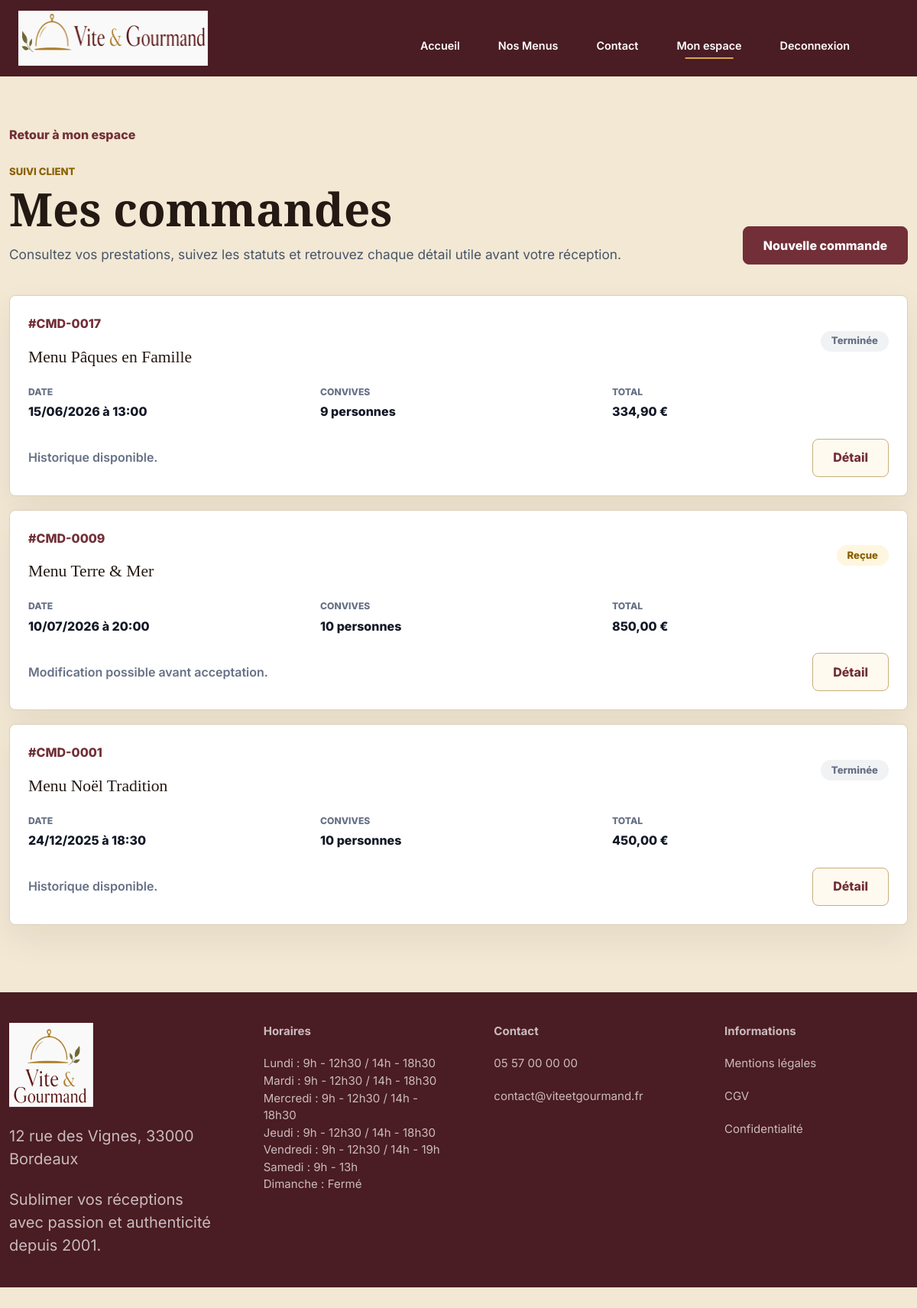
/commandes (signed in), run on the app's committed database.
### tables this page shows
CREATE TABLE `commandes` (
    `id_commande` INT UNSIGNED NOT NULL AUTO_INCREMENT,
    `id_utilisateur` INT UNSIGNED NOT NULL,
    `id_menu` INT UNSIGNED NOT NULL,
    `date_commande` DATETIME DEFAULT CURRENT_TIMESTAMP,
    `date_prestation` DATE NOT NULL,
    `heure_livraison` TIME NOT NULL,
    `adresse_livraison` VARCHAR(255) NOT NULL,
    `code_postal_livraison` VARCHAR(10) NOT NULL DEFAULT '33000',
    `ville_livraison` VARCHAR(80) NOT NULL,
    `distance_km` DECIMAL(6,2) DEFAULT 0,
    `commentaire_client` TEXT NULL,
    `nombre_personnes` INT UNSIGNED NOT NULL,
    `prix_menu` DECIMAL(10,2) NOT NULL,
    `remise` DECIMAL(10,2) DEFAULT 0,
    `prix_livraison` DECIMAL(10,2) DEFAULT 0,
    `prix_total` DECIMAL(10,2) NOT NULL,
    `statut_actuel` VARCHAR(40) NOT NULL DEFAULT 'en_attente',
    `materiel_prete` BOOLEAN DEFAULT FALSE,
    `materiel_retourne` BOOLEAN DEFAULT FALSE,
    `mode_contact_modification` VARCHAR(20) NULL,
    `motif_annulation` TEXT NULL,
    CONSTRAINT `pk_commandes`
        PRIMARY KEY (`id_commande`),
    INDEX `idx_commandes_id_utilisateur` (`id_utilisateur`),
    INDEX `idx_commandes_id_menu` (`id_menu`),
    INDEX `idx_commandes_statut_actuel` (`statut_actuel`),
    INDEX `idx_commandes_date_prestation` (`date_prestation`),
    CONSTRAINT `fk_commandes_utilisateurs`
        FOREIGN KEY (`id_utilisateur`)
        REFERENCES `utilisateurs` (`id_utilisateur`)
        ON DELETE RESTRICT,
    CONSTRAINT `fk_commandes_menus`
        FOREIGN KEY (`id_menu`)
        REFERENCES `menus` (`id_menu`)
        ON DELETE RESTRICT,
    CONSTRAINT `chk_commandes_distance_km`
        CHECK (`distance_km` >= 0),
    CONSTRAINT `chk_commandes_nombre_personnes`
        CHECK (`nombre_personnes` > 0),
    CONSTRAINT `chk_commandes_prix_menu`
        CHECK (`prix_menu` >= 0),
    CONSTRAINT `chk_commandes_remise`
        CHECK (`remise` >= 0),
    CONSTRAINT `chk_commandes_prix_livraison`
        CHECK (`prix_livraison` >= 0),
    CONSTRAINT `chk_commandes_prix_total`
        CHECK (`prix_total` >= 0),
    CONSTRAINT `chk_commandes_mode_contact_modification`
        CHECK (
            `mode_contact_modification` IS NULL
            OR `mode_contact_modification` IN ('gsm', 'email')
        ),
    CONSTRAINT `chk_commandes_statut_actuel`
        CHECK (
            `statut_actuel` IN (
                'en_attente',
                'acceptee',
                'en_preparation',
                'en_cours_de_livraison',
                'livre',
                'en_attente_retour_materiel',
                'terminee',
                'annulee'
            )
        )
);

CREATE TABLE `menus` (
    `id_menu` INT UNSIGNED NOT NULL AUTO_INCREMENT,
    `id_regime` INT UNSIGNED NOT NULL,
    `id_theme` INT UNSIGNED NOT NULL,
    `titre` VARCHAR(120) NOT NULL,
    `description` TEXT NOT NULL,
    `conditions` TEXT NOT NULL,
    `nombre_personnes_minimum` INT UNSIGNED NOT NULL,
    `prix_minimum` DECIMAL(10,2) NOT NULL,
    `stock_disponible` INT UNSIGNED DEFAULT 0,
    `actif` BOOLEAN DEFAULT TRUE,
    `created_at` DATETIME DEFAULT CURRENT_TIMESTAMP,
    `updated_at` DATETIME NULL,
    CONSTRAINT `pk_menus`
        PRIMARY KEY (`id_menu`),
    INDEX `idx_menus_id_regime` (`id_regime`),
    INDEX `idx_menus_id_theme` (`id_theme`),
    INDEX `idx_menus_catalogue_filters` (`actif`, `id_theme`, `id_regime`, `prix_minimum`),
    INDEX `idx_menus_nombre_personnes_minimum` (`nombre_personnes_minimum`),
    CONSTRAINT `fk_menus_regimes`
        FOREIGN KEY (`id_regime`)
        REFERENCES `regimes` (`id_regime`)
        ON DELETE RESTRICT,
    CONSTRAINT `fk_menus_themes`
        FOREIGN KEY (`id_theme`)
        REFERENCES `themes` (`id_theme`)
        ON DELETE RESTRICT,
    CONSTRAINT `chk_menus_nombre_personnes_minimum`
        CHECK (`nombre_personnes_minimum` > 0),
    CONSTRAINT `chk_menus_prix_minimum`
        CHECK (`prix_minimum` >= 0),
    CONSTRAINT `chk_menus_stock_disponible`
        CHECK (`stock_disponible` >= 0)
);

### app/Core/BaseController.php (called while the page is built, shortened)
<?php
abstract class BaseController
{
    protected function view(string $view, array $data = []): void
    {
        $layoutPath = dirname(__DIR__) . '/Views/layouts/main.php';
        $data = $this->withSharedViewData($data);
        extract($data, EXTR_SKIP);
        require $layoutPath;
    }
    protected function e(mixed $value): string
    {
        return Security::escape($value);
    }
    private function withSharedViewData(array $data): array
    {
        if (!array_key_exists('footerScheduleLines', $data) && !$this->isBackOfficeRequest()) {
            $data['footerScheduleLines'] = $this->footerScheduleLines();
        }
        return $data;
    }
    private function footerScheduleLines(): array
    {
        try {
            $schedules = (new ScheduleModel())->findAll();
        } catch (Throwable) {
            return $this->fallbackFooterScheduleLines();
        }
        $dayLabels = [
            1 => 'Lundi',
            2 => 'Mardi',
            3 => 'Mercredi',
            4 => 'Jeudi',
            5 => 'Vendredi',
            6 => 'Samedi',
            7 => 'Dimanche',
        ];
        $lines = [];
        foreach ($schedules as $schedule) {
            $day = (int) ($schedule['jour_semaine'] ?? 0);
            $lines[] = $dayLabels[$day] . ' : ' . $this->formatScheduleSlots($schedule);
        }
        return $lines === [] ? $this->fallbackFooterScheduleLines() : $lines;
    }
    private function formatScheduleSlots(array $schedule): string
    {
        if ((int) ($schedule['ferme'] ?? 0) === 1) {
            return 'Fermé';
        }
        $slots = [];
        $morning = $this->formatScheduleSlot($schedule['ouverture_matin'] ?? null, $schedule['fermeture_matin'] ?? null);
        $afternoon = $this->formatScheduleSlot($schedule['ouverture_apres_midi'] ?? null, $schedule['fermeture_apres_midi'] ?? null);
        if ($morning !== null) {
            $slots[] = $morning;
        }
        if ($afternoon !== null) {
            $slots[] = $afternoon;
        }
        return $slots === [] ? 'Sur demande' : implode(' / ', $slots);
    }
    private function formatScheduleSlot(mixed $opening, mixed $closing): ?string
    {
        $openingTime = $this->formatScheduleTime($opening);
        $closingTime = $this->formatScheduleTime($closing);
        if ($openingTime === '' || $closingTime === '') {
            return null;
        }
        return $openingTime . ' - ' . $closingTime;
    }
    private function formatScheduleTime(mixed $time): string
    {
        $value = trim((string) $time);
        if ($value === '') {
            return '';
        }
        if (!preg_match('/^(\d{1,2}):(\d{2})/', $value, $matches)) {
            return $value;
        }
        $hours = (int) $matches[1];
        $minutes = (string) $matches[2];
        return $minutes === '00' ? $hours . 'h' : $hours . 'h' . $minutes;
    }
    private function isBackOfficeRequest(): bool
    {
        $currentPath = parse_url($_SERVER['REQUEST_URI'] ?? '/', PHP_URL_PATH) ?: '/';
        return str_starts_with($currentPath, '/admin') || str_starts_with($currentPath, '/employe');
    }
}

### app/Controllers/OrderController.php (called while the page is built, shortened)
<?php
final class OrderController extends BaseController
{
    public function index(): void
    {
        $userId = $this->authenticatedUserId();
        $orderModel = new OrderModel();
        $this->view('orders/index', [
            'pageTitle' => 'Mes commandes - Vite & Gourmand',
            'bodyClass' => 'page-client page-client-orders',
            'orders' => $orderModel->findForUser($userId),
            'statusLabels' => $orderModel->statusLabels(),
        ]);
    }
    private function authenticatedUserId(): int
    {
        $userId = Session::userId();
        return $userId;
    }
}

### public/index.php (called while the page is built, shortened)
<?php
$router = new Router();
$router->dispatch(
    $_SERVER['REQUEST_METHOD'] ?? 'GET',
    parse_url($_SERVER['REQUEST_URI'] ?? '/', PHP_URL_PATH) ?: '/'
);

### config/database.php (called while the page is built, shortened)
<?php
return [
    'default' => getenv('DB_CONNECTION') ?: 'mysql',
    'connections' => [
        'mysql' => [
            'driver' => 'mysql',
            'host' => getenv('DB_HOST') ?: 'localhost',
            'port' => getenv('DB_PORT') ?: '3306',
            'database' => getenv('DB_NAME') ?: 'vite_gourmand',
            'username' => getenv('DB_USER') ?: 'root',
            'password' => getenv('DB_PASSWORD') ?: '',
            'charset' => 'utf8mb4',
            'options' => [
                \PDO::ATTR_ERRMODE => \PDO::ERRMODE_EXCEPTION,
                \PDO::ATTR_DEFAULT_FETCH_MODE => \PDO::FETCH_ASSOC,
                \PDO::ATTR_EMULATE_PREPARES => false,
                \PDO::ATTR_STRINGIFY_FETCHES => false,
                \PDO::ATTR_PERSISTENT => false,
            ],
        ],
    ],
];

### app/Core/Database.php (called while the page is built, shortened)
<?php
final class Database
{
    public function getConnection(): PDO
    {
        $config = $this->config ?: require dirname(__DIR__, 2) . '/config/database.php';
        $mysql = $config['connections']['mysql'];
        $dsn = sprintf(
            'mysql:host=%s;port=%s;dbname=%s;charset=%s',
            $mysql['host'],
            $mysql['port'],
            $mysql['database'],
            $mysql['charset']
        );
        $this->connection = new PDO(
            $dsn,
            $mysql['username'],
            $mysql['password'],
            $mysql['options']
        );
        return $this->connection;
    }
}

### app/Core/BaseModel.php (called while the page is built, shortened)
<?php
abstract class BaseModel
{
    protected function pdo(): PDO
    {
        $this->database ??= new Database();
        return $this->database->getConnection();
    }
}

### app/Models/OrderModel.php (called while the page is built, shortened)
<?php
final class OrderModel extends BaseModel
{
    public function findForUser(int $userId): array
    {
        $sql = <<<SQL
            SELECT
                c.*,
                m.titre AS menu_titre,
                a.id_avis AS avis_id,
                a.statut AS avis_statut
            FROM commandes c
            INNER JOIN menus m ON m.id_menu = c.id_menu
            LEFT JOIN avis a ON a.id_commande = c.id_commande
            WHERE c.id_utilisateur = :user_id
            ORDER BY c.date_commande DESC, c.id_commande DESC
        SQL;
        $statement = $this->pdo()->prepare($sql);
        $statement->execute(['user_id' => $userId]);
        return $statement->fetchAll();
    }
}

### app/Core/Security.php (called while the page is built, shortened)
<?php
final class Security
{
    public static function escape(mixed $value): string
    {
        return htmlspecialchars((string) $value, ENT_QUOTES | ENT_SUBSTITUTE, 'UTF-8');
    }
}

### app/Views/orders/index.php (the view, shortened to what this page needs)
<?php
$formatDate = static fn (mixed $value): string => $value === null || $value === '' ? '' : date('d/m/Y', strtotime((string) $value));
?>
<section class="client-page client-orders-page">
    <div class="container client-container">
        <a class="client-back-link" href="/mon-compte">Retour à mon espace</a>
        <header class="client-hero client-hero-split">
            <div>
                <p class="client-kicker">Suivi client</p>
                <h1>Mes commandes</h1>
                <span>Consultez vos prestations, suivez les statuts et retrouvez chaque détail utile avant votre réception.</span>
            </div>
            <a class="client-button client-button-primary" href="/commandes/creation">Nouvelle commande</a>
        </header>
        <?php if ($orders === []): ?>
            <article class="client-card client-empty-state">
                <h2>Aucune commande pour le moment</h2>
                <p>Choisissez un menu pour créer votre première demande de prestation.</p>
                <a class="client-button client-button-primary" href="/menus">Choisir un menu</a>
            </article>
        <?php else: ?>
            <div class="client-orders-list">
                <?php foreach ($orders as $order): ?>
                    <?php $status = (string) $order['statut_actuel']; ?>
                    <article class="client-order-row">
                        <div class="client-order-row-main">
                            <div>
                                <p class="client-order-id">#CMD-<?= str_pad((string) (int) $order['id_commande'], 4, '0', STR_PAD_LEFT) ?></p>
                                <h2><?= $this->e($order['menu_titre']) ?></h2>
                            </div>
                            <span class="client-status-badge status-<?= $this->e($status) ?>"><?= $this->e($statusLabels[$status] ?? $status) ?></span>
                        </div>
                        <dl class="client-order-row-meta">
                            <div>
                                <dt>Date</dt>
                                <dd><?= $this->e($formatDate($order['date_prestation'])) ?> à <?= $this->e(substr((string) $order['heure_livraison'], 0, 5)) ?></dd>
                            </div>
                            <div>
                                <dt>Convives</dt>
                                <dd><?= (int) $order['nombre_personnes'] ?> personnes</dd>
                            </div>
                            <div>
                                <dt>Total</dt>
                                <dd><?= number_format((float) $order['prix_total'], 2, ',', ' ') ?> €</dd>
                            </div>
                        </dl>
                        <div class="client-order-row-actions">
                            <?php if ($status === 'en_attente'): ?>
                                <span>Modification possible avant acceptation.</span>
                            <?php elseif ($status === 'terminee' && empty($order['avis_id'])): ?>
                                <span>Avis disponible après prestation.</span>
                            <?php else: ?>
                                <span>Historique disponible.</span>
                            <?php endif; ?>
                            <a class="client-button client-button-secondary" href="/commandes/<?= (int) $order['id_commande'] ?>">Détail</a>
                        </div>
                    </article>
                <?php endforeach; ?>
            </div>
        <?php endif; ?>
    </div>
</section>

### app/Core/Router.php (shortened to what this page needs)
<?php
final class Router
{
    private array $routes = [];
    public function dispatch(string $method, string $path): void
    {
        $method = strtoupper($method);
        $path = $this->normalizePath($path);
        foreach ($this->routes[$method] ?? [] as $route) {
            if (preg_match($route['pattern'], $path, $matches) !== 1) {
                continue;
            }
            $parameters = [];
            $this->callHandler($route['handler'], $parameters);
            return;
        }
    }
    private function callHandler(array $handler, array $parameters = []): void
    {
        [$controllerClass, $action] = $handler;
        $controller = new $controllerClass();
        $controller->{$action}(...$parameters);
    }
    private function addRoute(string $method, string $path, array $handler, array $middlewares = []): void
    {
        $normalizedPath = $this->normalizePath($path);
        $this->routes[strtoupper($method)][] = [
            'path' => $normalizedPath,
            'pattern' => $this->compilePattern($normalizedPath),
            'parameters' => $this->extractParameterNames($normalizedPath),
            'handler' => $handler,
            'middlewares' => $middlewares,
        ];
    }
    private function normalizePath(string $path): string
    {
        $normalizedPath = '/' . trim($path, '/');
        return $normalizedPath === '/' ? '/' : rtrim($normalizedPath, '/');
    }
    private function compilePattern(string $path): string
    {
        $pattern = preg_replace('#\{([a-zA-Z_][a-zA-Z0-9_]*)\}#', '(?P<$1>[^/]+)', $path);
        return '#^' . $pattern . '$#';
    }
    private function extractParameterNames(string $path): array
    {
        preg_match_all('#\{([a-zA-Z_][a-zA-Z0-9_]*)\}#', $path, $matches);
        return $matches[1] ?? [];
    }
}

### data on the page
commandes: id_commande "0017", id_menu.titre "Menu Pâques en Famille", statut_actuel "Terminée", date_prestation "15/06/2026", heure_livraison "13:00", nombre_personnes "9", prix_total "334,90", shows "Historique disponible."
commandes: id_commande "0009", id_menu.titre "Menu Terre & Mer", statut_actuel "Reçue", date_prestation "10/07/2026", heure_livraison "20:00", nombre_personnes "10", prix_total "850,00", shows "Modification possible avant acceptation."
commandes: id_commande "0001", id_menu.titre "Menu Noël Tradition", statut_actuel "Terminée", date_prestation "24/12/2025", heure_livraison "18:30", nombre_personnes "10", prix_total "450,00", shows "Historique disponible."

### other printed values
$scheduleLine "Lundi : 9h - 12h30 / 14h - 18h30"
$scheduleLine "Mardi : 9h - 12h30 / 14h - 18h30"
$scheduleLine "Mercredi : 9h - 12h30 / 14h - 18h30"
$scheduleLine "Jeudi : 9h - 12h30 / 14h - 18h30"
$scheduleLine "Vendredi : 9h - 12h30 / 14h - 19h"
$scheduleLine "Samedi : 9h - 13h"
$scheduleLine "Dimanche : Fermé"
